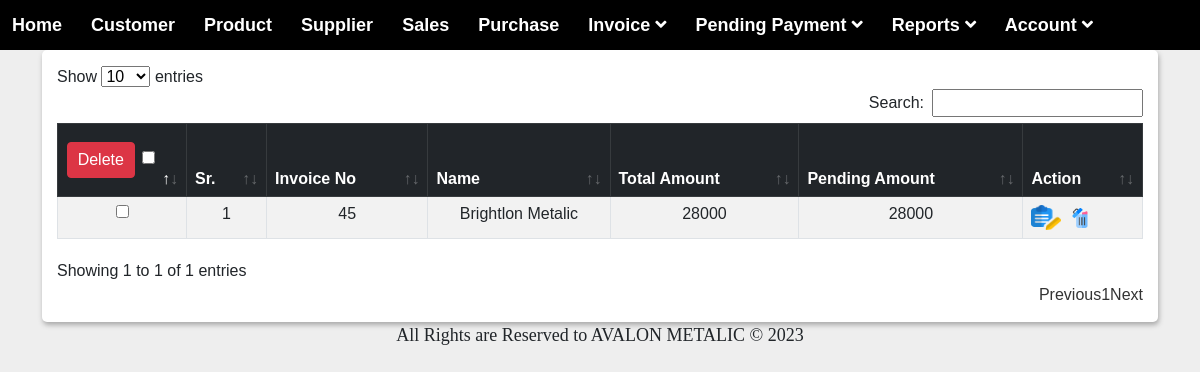
The app's page /transaction/view_pending_purchase_payment.php (signed in), older data.
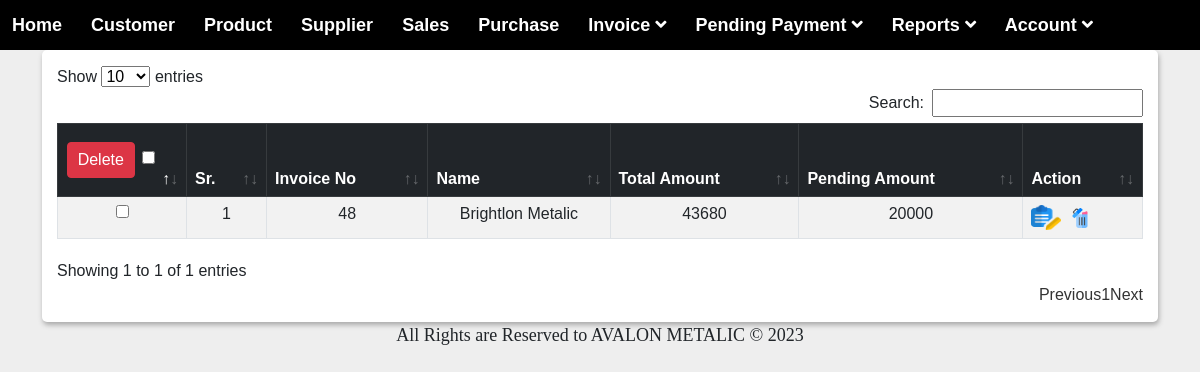
The same page, newer data.
### tables this page shows
CREATE TABLE `purch_trans` (
  `id` int(250) NOT NULL,
  `invoice_no` varchar(250) NOT NULL,
  `sid` varchar(250) NOT NULL,
  `total_amount` varchar(250) NOT NULL,
  `pending_amount` varchar(250) NOT NULL,
  `paid_amount` int(250) NOT NULL
);

CREATE TABLE `supplier` (
  `id` int(50) NOT NULL,
  `name` varchar(100) NOT NULL,
  `city` varchar(100) NOT NULL,
  `area` varchar(100) NOT NULL,
  `state` varchar(100) NOT NULL,
  `pan_no` varchar(100) NOT NULL,
  `adhar_no` varchar(100) NOT NULL,
  `gstin` varchar(100) NOT NULL,
  `address` varchar(500) NOT NULL,
  `pin` varchar(100) NOT NULL,
  `mo_no` varchar(100) NOT NULL,
  `email` varchar(100) NOT NULL,
  `website` varchar(100) NOT NULL
);

### transaction/view_pending_purchase_payment.php (the view, shortened to what this page needs)
<?php
if (strlen($_SESSION['aid'] == 0)) {
    header('location:../index.php');
} else {
    include('../inc/connection.php');
    include('../inc/menu.php');
?>
    <!DOCTYPE html>
    <html lang="en">
    <head>
        <link rel="stylesheet" href="../assets/css/bootstrap.min.css">
        <link rel="stylesheet" href="../assets/css/datatables.min.css">
        <link rel="stylesheet" href="../assets/css/style.css">
        <link rel="stylesheet" href="../assets/buttons.dataTables.min.css">
    </head>
    <body>
        <div class="container ">
            <div class="data_table">
                <form method="post">
                    <table id="example" class="table table-striped table-bordered">
                        <thead class="table-dark">
                            <tr>
                                <th style="width: 90px; text-align:center;">
                                    <button type="submit" name="prod_delete_multiple_btn" class="btn btn-danger">Delete</button>
                                    <input type="checkbox" id="chkAll">
                                </th>
                                <th>Sr.</th>
                                <th>Invoice No</th>
                                <th>Name</th>
                                <th>Total Amount</th>
                                <th>Pending Amount</th>
                                <th>Action</th>
                            </tr>
                        </thead>
                        <tbody>
                            <?php
                            $cnt = 1;
                            $query = "select supplier.name,purch_trans.id,purch_trans.invoice_no,purch_trans.pending_amount,purch_trans.total_amount,purch_trans.sid from purch_trans join supplier on supplier.id=purch_trans.sid;";
                            $res = mysqli_query($con, $query);
                            while ($row = mysqli_fetch_array($res)) {
                                if ($row['pending_amount'] > 0) {
                            ?>
                                    <tr>
                                        <td style="width: 10px; text-align:center;">
                                            <input type="checkbox" name="product_delete_id[]" value="<?= $row['id']; ?>" class="tblChk">
                                        </td>
                                        <td style="text-align: center;" class="see"><?= $cnt; ?></td>
                                        <td style="text-align: center;"><?= $row['invoice_no']; ?></td>
                                        <td style="text-align: center;"><?= $row['name']; ?></td>
                                        <td style="text-align: center;"><?= $row['total_amount']; ?></td>
                                        <td style="text-align: center;"><?= $row['pending_amount']; ?></td>
                                        <td>
                                            <a href="updt_purchase_pen_trans.php?id=<?php echo $row['id']; ?>"><img src="../IMG/edit.png" height="25px" width="30PX"></a>&nbsp;
                                            <a href="del_purchase_pen_trans.php?id=<?php echo $row['id']; ?>" onclick="return confirm('Are You Sure??');"><img src="../IMG/delete.png" height="20px" width="20px"></a>&nbsp;
                                        </td>
                                    </tr>
                            <?php
                                    $cnt++;
                                }
                            }
                            ?>
                        </tbody>
                    </table>
                </form>
            </div>
        </div>
    </body>
    </html>
<?php
}
include('../inc/footer.php');
?>

Row changes from the older to the newer data that the page shows:
no longer on this page (row edited): purch_trans: invoice_no "45", supplier.name "Brightlon Metalic", total_amount "28000", pending_amount "28000"
added purch_trans: invoice_no "48", supplier.name "Brightlon Metalic", total_amount "43680", pending_amount "20000"
